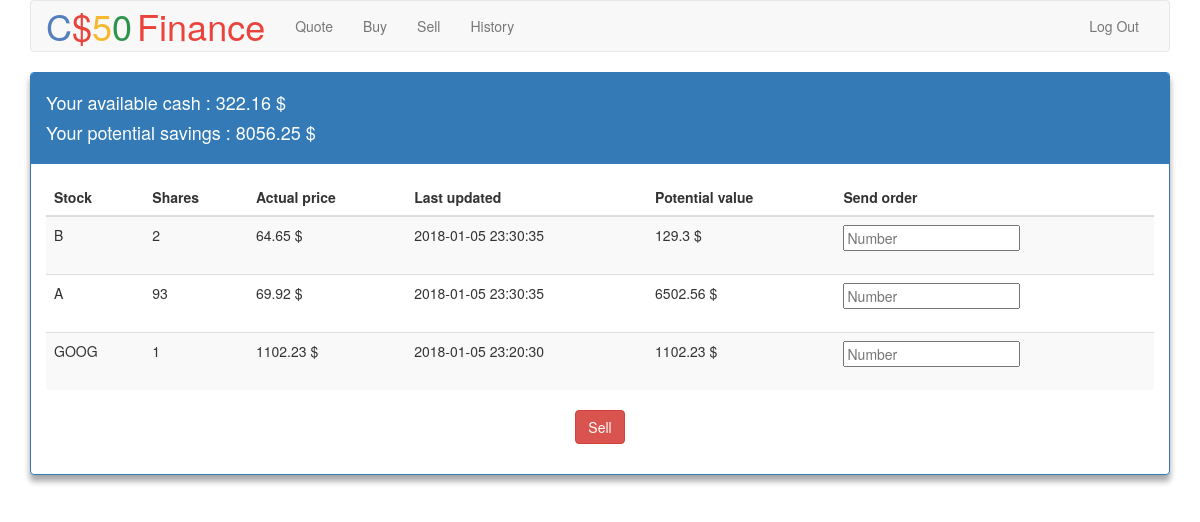
Page /sell (signed in) on the earlier database version.
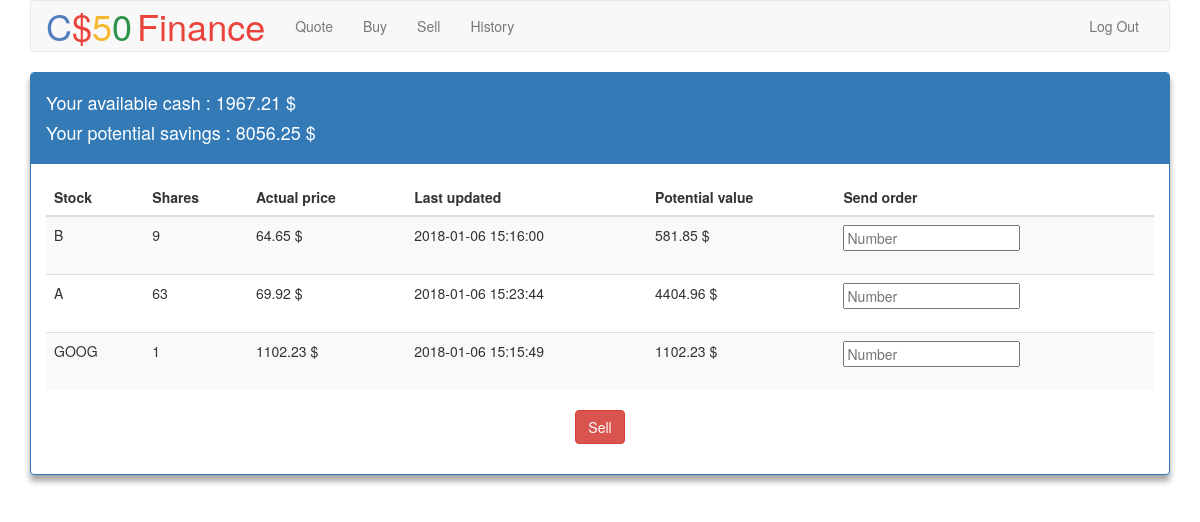
Same page on the later database version.
### tables this page shows
CREATE TABLE portfolio ( value_id INTEGER PRIMARY KEY AUTOINCREMENT UNIQUE NOT NULL, user_id INTEGER NOT NULL, stock_symbol TEXT NOT NULL, number_share INTEGER, actual_price FLOAT, potential_value FLOAT, last_updated TEXT NOT NULL, FOREIGN KEY(user_id) REFERENCES users(id));

### application.py (the view)
@app.route("/sell", methods=["GET", "POST"])
@login_required
def sell():
    user_id = session["user_id"]
    cash = session["cash"]
    portfolio_rows = db.execute("SELECT * FROM portfolio" +
                                " WHERE user_id=:user_id",
                                user_id=user_id)
    potential_cash = 0
    if request.method == "POST":
        return stock_transaction("sell", db, user_id, cash, potential_cash)
    elif request.method == "GET":
        potential_cash = pot_cash(portfolio_rows)
        return render_template("sell.html",
                               cash=cash,
                               portfolio_rows=portfolio_rows,
                               potential_cash=potential_cash,
                               no_sold=False,
                               no_integer=False)

### helpers.py (called while the page is built)
def login_required(f):
    @wraps(f)
    def decorated_function(*args, **kwargs):
        if session.get("user_id") is None:
            return redirect("/login")
        return f(*args, **kwargs)
    return decorated_function

def pot_cash(portfolio_rows):
    potential_cash = 0
    for row in portfolio_rows:
        actual_price = row["actual_price"]
        potential_cash += actual_price * row["number_share"]
        potential_cash = round(potential_cash, 2)
    return potential_cash

### templates/sell.html (shortened to what this page needs)
{% extends "layout.html" %}
{% block main %}
    <div class="panel panel-primary">
        <div class="panel-heading">
            <h4 class="text">Your available cash : {{ cash }} $</h4>
            <h4 class="text">Your potential savings : {{ cash + potential_cash }} $</h4>
        </div>
        <div class="panel-body">
            <form class="form" action="{{ url_for('sell') }}" method="post">
                <fieldset>
                    <table class="table table-striped">
                        <thead>
                            <tr>
                                <th>Stock</th>
                                <th>Shares</th>
                                <th>Actual price</th>
                                <th>Last updated</th>
                                <th>Potential value</th>
                                <th>Send order</th>
                            </tr>
                        </thead>
                        <tbody>
                            {% for row in portfolio_rows %}
                                <tr>
                                    <td>{{ row.stock_symbol }}</td>
                                    <td>{{ row.number_share }}</td>
                                    <td>{{ row.actual_price }} $</td>
                                    <td>{{ row.last_updated }}</td>
                                    <td>{{ row.potential_value }} $</td>
                                    <td>
                                        <div class="form-group">
                                            <input type="text" name="{{ row.stock_symbol }}" placeholder="Number" />
                                        </div>
                                    </td>
                                </tr>
                            {% endfor %}
                        </tbody>
                    </table>
                    <div class="form-group">
                        <button class="btn btn-danger" type="submit">Sell</button>
                    </div>
                </fieldset>
            </form>
        </div>
    </div>
{% endblock %}

Differences in the rows shown:
changed portfolio (number 1 of 3 on the later page): number_share "2" → "9"; last_updated "2018-01-05 23:30:35" → "2018-01-06 15:16:00"; potential_value "129.3" → "581.85"
changed portfolio (number 2 of 3 on the later page): number_share "93" → "63"; last_updated "2018-01-05 23:30:35" → "2018-01-06 15:23:44"; potential_value "6502.56" → "4404.96"
changed portfolio "GOOG": last_updated "2018-01-05 23:20:30" → "2018-01-06 15:15:49"
Other differences:
{{ cash }}: "322.16" → "1967.21"
